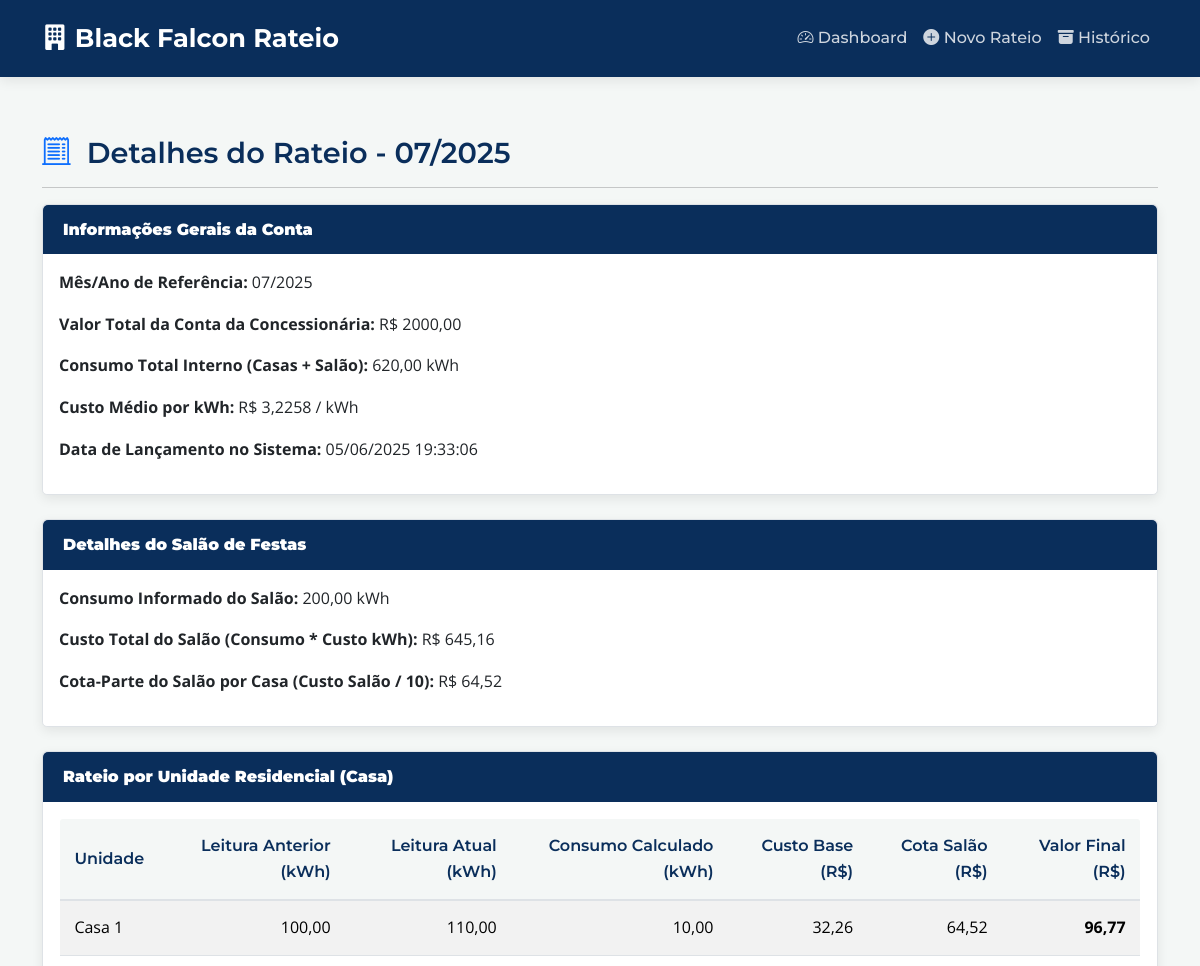
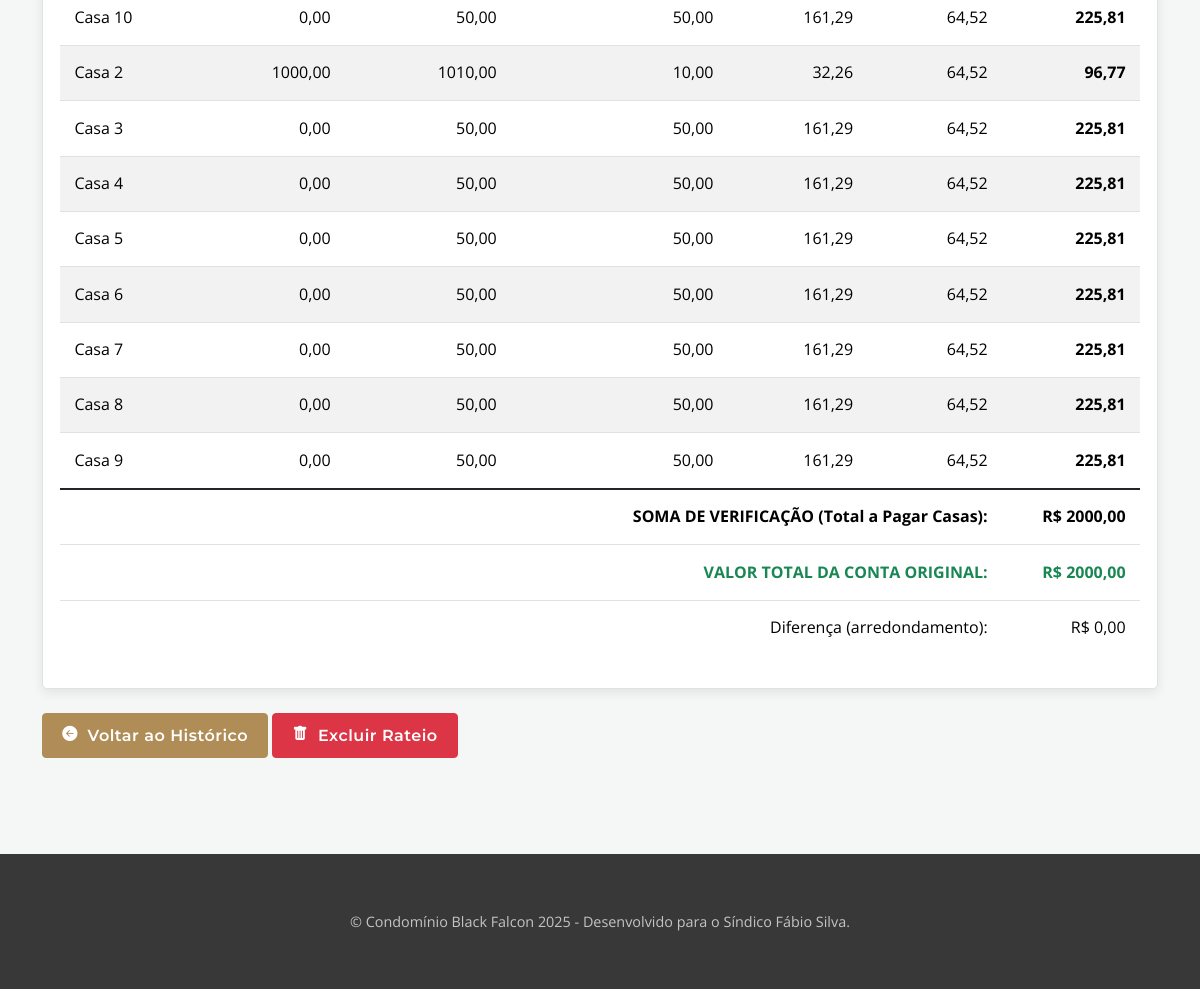
The app's page /rateio/ver/1 with its own data (2 pictures, top to bottom).
### tables this page shows
CREATE TABLE Contas (
    id INTEGER PRIMARY KEY AUTOINCREMENT,
    mes_referencia INTEGER NOT NULL,
    ano_referencia INTEGER NOT NULL,
    valor_total_reais REAL NOT NULL,
    consumo_total_interno_kwh REAL,
    custo_medio_kwh REAL,
    custo_total_salao_reais REAL,
    cota_salao_por_casa_reais REAL,
    data_lancamento TIMESTAMP DEFAULT CURRENT_TIMESTAMP,
    UNIQUE(mes_referencia, ano_referencia)
);

CREATE TABLE DetalhesRateioUnidade (
    id INTEGER PRIMARY KEY AUTOINCREMENT,
    conta_id INTEGER NOT NULL,
    unidade_id INTEGER NOT NULL,
    leitura_anterior_kwh REAL, -- NOVA COLUNA (para casas)
    leitura_atual_kwh REAL,    -- NOVA COLUNA (para casas, para salão é o consumo direto)
    consumo_kwh REAL NOT NULL, -- Consumo calculado para casas, ou direto para salão
    custo_direto_reais REAL,
    valor_final_reais REAL,
    FOREIGN KEY (conta_id) REFERENCES Contas (id),
    FOREIGN KEY (unidade_id) REFERENCES Unidades (id)
);

CREATE TABLE Unidades (
    id INTEGER PRIMARY KEY AUTOINCREMENT,
    nome TEXT NOT NULL UNIQUE,
    tipo TEXT NOT NULL, -- 'casa' ou 'salao_festas'
    ultima_leitura_kwh REAL DEFAULT 0 -- NOVA COLUNA: Armazena a última leitura do medidor para casas
);

### app.py (the view)
@app.route('/rateio/ver/<int:id_rateio>')
def ver_rateio(id_rateio):
    conta = db.query_db("SELECT * FROM Contas WHERE id = ?", (id_rateio,), one=True)
    if not conta:
        flash('Rateio não encontrado.', 'danger')
        return redirect(url_for('historico'))
    detalhes = db.query_db("""
        SELECT du.*, u.nome as unidade_nome, u.tipo as unidade_tipo
        FROM DetalhesRateioUnidade du
        JOIN Unidades u ON du.unidade_id = u.id
        WHERE du.conta_id = ?
        ORDER BY u.tipo, u.nome
    """, (id_rateio,))
    detalhes_casas = [d for d in detalhes if d['unidade_tipo'] == 'casa']
    detalhe_salao = next((d for d in detalhes if d['unidade_tipo'] == 'salao_festas'), None)
    soma_verificacao = sum(d['valor_final_reais'] for d in detalhes_casas)
    return render_template('ver_rateio.html', conta=conta, detalhes_casas=detalhes_casas, detalhe_salao=detalhe_salao, soma_verificacao=soma_verificacao)

### app.py (called while the page is built)
@app.context_processor
def inject_now():
    return {'now': datetime.utcnow()}

### database.py (called while the page is built)
def convert_timestamp(val):
    return datetime.fromisoformat(val.decode()) # .decode() é importante aqui

def get_db_connection():
    os.makedirs(INSTANCE_FOLDER_PATH, exist_ok=True)
    conn = sqlite3.connect(DATABASE_PATH, detect_types=sqlite3.PARSE_DECLTYPES|sqlite3.PARSE_COLNAMES)
    conn.row_factory = sqlite3.Row # Permite acessar colunas por nome
    return conn

def query_db(query, args=(), one=False):
    conn = get_db_connection()
    cur = conn.execute(query, args)
    rv = cur.fetchall()
    conn.close()
    return (rv[0] if rv else None) if one else rv

### templates/ver_rateio.html (shortened to what this page needs)
{% extends "layout.html" %}
{% block content %}
<h2><i class="bi bi-receipt-cutoff text-primary"></i> Detalhes do Rateio - {{ "%02d"|format(conta.mes_referencia) }}/{{ conta.ano_referencia }}</h2>
<hr>
<div class="card mb-4">
    <div class="card-header">
        <strong>Informações Gerais da Conta</strong>
    </div>
    <div class="card-body">
        <p><strong>Mês/Ano de Referência:</strong> {{ "%02d"|format(conta.mes_referencia) }}/{{ conta.ano_referencia }}</p>
        <p><strong>Valor Total da Conta da Concessionária:</strong> R$ {{ "%.2f"|format(conta.valor_total_reais)|replace('.', ',') }}</p>
        <p><strong>Consumo Total Interno (Casas + Salão):</strong> {{ "%.2f"|format(conta.consumo_total_interno_kwh or 0)|replace('.', ',') }} kWh</p>
        <p><strong>Custo Médio por kWh:</strong> R$ {{ "%.4f"|format(conta.custo_medio_kwh or 0)|replace('.', ',') }} / kWh</p>
        <p><strong>Data de Lançamento no Sistema:</strong> {{ conta.data_lancamento.strftime('%d/%m/%Y %H:%M:%S') if conta.data_lancamento else 'N/A' }}</p>
    </div>
</div>
{% if detalhe_salao %}
<div class="card mb-4">
    <div class="card-header">
        <strong>Detalhes do Salão de Festas</strong>
    </div>
    <div class="card-body">
        <p><strong>Consumo Informado do Salão:</strong> {{ "%.2f"|format(detalhe_salao.consumo_kwh or 0)|replace('.', ',') }} kWh</p>
        <p><strong>Custo Total do Salão (Consumo * Custo kWh):</strong> R$ {{ "%.2f"|format(conta.custo_total_salao_reais or 0)|replace('.', ',') }}</p>
        <p><strong>Cota-Parte do Salão por Casa (Custo Salão / 10):</strong> R$ {{ "%.2f"|format(conta.cota_salao_por_casa_reais or 0)|replace('.', ',') }}</p>
    </div>
</div>
{% endif %}
<div class="card mb-4">
    <div class="card-header">
        <strong>Rateio por Unidade Residencial (Casa)</strong>
    </div>
    <div class="card-body">
        <div class="table-responsive">
            <table class="table table-striped table-hover">
                <thead>
                    <tr>
                        <th>Unidade</th>
                        <th class="text-end">Leitura Anterior (kWh)</th>
                        <th class="text-end">Leitura Atual (kWh)</th>
                        <th class="text-end">Consumo Calculado (kWh)</th>
                        <th class="text-end">Custo Base (R$)</th>
                        <th class="text-end">Cota Salão (R$)</th>
                        <th class="text-end">Valor Final (R$)</th>
                    </tr>
                </thead>
                <tbody>
                    {% for casa in detalhes_casas %}
                    <tr>
                        <td>{{ casa.unidade_nome }}</td>
                        <td class="text-end">{{ "%.2f"|format(casa.leitura_anterior_kwh or 0)|replace('.', ',') }}</td>
                        <td class="text-end">{{ "%.2f"|format(casa.leitura_atual_kwh or 0)|replace('.', ',') }}</td>
                        <td class="text-end">{{ "%.2f"|format(casa.consumo_kwh or 0)|replace('.', ',') }}</td>
                        <td class="text-end">{{ "%.2f"|format(casa.custo_direto_reais or 0)|replace('.', ',') }}</td>
                        <td class="text-end">{{ "%.2f"|format(conta.cota_salao_por_casa_reais or 0)|replace('.', ',') }}</td>
                        <td class="text-end"><strong>{{ "%.2f"|format(casa.valor_final_reais or 0)|replace('.', ',') }}</strong></td>
                    </tr>
                    {% else %}
                    <tr>
                        <td colspan="7" class="text-center">Nenhum detalhe de casa encontrado para este rateio.</td>
                    </tr>
                    {% endfor %}
                </tbody>
                <tfoot>
                    <tr class="table-group-divider">
                        <td colspan="6" class="text-end"><strong>SOMA DE VERIFICAÇÃO (Total a Pagar Casas):</strong></td>
                        <td class="text-end"><strong>R$ {{ "%.2f"|format(soma_verificacao or 0)|replace('.', ',') }}</strong></td>
                    </tr>
                    <tr>
                        <td colspan="6" class="text-end fw-bold text-success">VALOR TOTAL DA CONTA ORIGINAL:</td>
                        <td class="text-end fw-bold text-success">R$ {{ "%.2f"|format(conta.valor_total_reais)|replace('.', ',') }}</td>
                    </tr>
                     <tr>
                        <td colspan="6" class="text-end">Diferença (arredondamento):</td>
                        <td class="text-end">R$ {{ "%.2f"|format(conta.valor_total_reais - soma_verificacao)|replace('.', ',') }}</td>
                    </tr>
                </tfoot>
            </table>
        </div>
    </div>
</div>
<div class="mt-4">
    <a href="{{ url_for('historico') }}" class="btn btn-secondary"><i class="bi bi-arrow-left-circle-fill"></i> Voltar ao Histórico</a>
    <form method="POST" action="{{ url_for('excluir_rateio', id_rateio=conta.id) }}" style="display: inline;" onsubmit="return confirm('Tem certeza que deseja excluir este rateio? Esta ação não pode ser desfeita.');">
        <button type="submit" class="btn btn-danger"><i class="bi bi-trash-fill"></i> Excluir Rateio</button>
    </form>
</div>
{% endblock %}

### static/css/style.css (style rules this page uses)
:root { --primary-color: #0A2E5B; --secondary-color: #B08D57; --light-bg-color: #f4f7f6; --white-color: #ffffff; --dark-text-color: #383838; --light-text-color: #f8f9fa; --border-color: #dee2e6; --font-primary: 'Montserrat', sans-serif; --font-secondary: 'Open Sans', sans-serif; --default-shadow: 0 4px 12px rgba(0, 0, 0, 0.08); --hover-shadow: 0 8px 20px rgba(0, 0, 0, 0.12); }
body { font-family: var(--font-secondary); color: var(--dark-text-color); background-color: var(--light-bg-color); padding-top: 80px; line-height: 1.6; }
h1, h2, h3, h4, h5, h6 { font-family: var(--font-primary); font-weight: 600; color: var(--primary-color); margin-bottom: 0.75rem; }
h2 { font-size: 1.8rem; }
a { color: var(--secondary-color); text-decoration: none; transition: color 0.2s ease-in-out; }
.card { border: 1px solid var(--border-color); border-radius: 0.3rem; box-shadow: var(--default-shadow); transition: box-shadow 0.3s ease-in-out; background-color: var(--white-color); margin-bottom: 1.5rem; }
.card-header { background-color: var(--primary-color); color: var(--white-color); font-family: var(--font-primary); font-weight: 600; padding: 0.75rem 1.25rem; border-bottom: 1px solid darken(var(--primary-color), 5%); border-top-left-radius: calc(0.3rem - 1px); border-top-right-radius: calc(0.3rem - 1px); }
.btn { font-family: var(--font-primary); font-weight: 600; padding: 0.6rem 1.2rem; border-radius: 0.25rem; transition: all 0.2s ease-in-out; letter-spacing: 0.5px; }
.btn-secondary { background-color: var(--secondary-color); border-color: var(--secondary-color); color: var(--white-color); }
.btn-danger { color: var(--white-color); }
.table { background-color: var(--white-color); border: 1px solid var(--border-color); border-radius: 0.25rem; overflow: hidden; }
.table thead th { font-family: var(--font-primary); background-color: var(--light-bg-color); color: var(--primary-color); font-weight: 600; border-bottom: 2px solid var(--border-color); padding: 0.9rem; vertical-align: middle; }
.table td { padding: 0.9rem; vertical-align: middle; }
h2 > i.bi { margin-right: 0.5rem; position: relative; top: -2px; }
.btn i.bi { margin-right: 0.3rem; font-size: 0.95em; position: relative; top: -1px; }

### templates/layout.html (style rules this page uses)
.table th.text-end, .table td.text-end { text-align: right !important; }

### records on screen
Contas: mes_referencia "07", ano_referencia "2025", valor_total_reais "2000,00", consumo_total_interno_kwh "620,00", custo_medio_kwh "3,2258", data_lancamento "05/06/2025 19:33:06", custo_total_salao_reais "645,16", cota_salao_por_casa_reais "64,52", valor_total_reais "0,00"
DetalhesRateioUnidade: consumo_kwh "200,00"
DetalhesRateioUnidade: unidade_nome "Casa 1", leitura_anterior_kwh "100,00", leitura_atual_kwh "110,00", consumo_kwh "10,00", custo_direto_reais "32,26", valor_final_reais "96,77"
DetalhesRateioUnidade: unidade_nome "Casa 10", leitura_anterior_kwh "0,00", leitura_atual_kwh "50,00", consumo_kwh "50,00", custo_direto_reais "161,29", valor_final_reais "225,81"
DetalhesRateioUnidade: unidade_nome "Casa 2", leitura_anterior_kwh "1000,00", leitura_atual_kwh "1010,00", consumo_kwh "10,00", custo_direto_reais "32,26", valor_final_reais "96,77"
DetalhesRateioUnidade: unidade_nome "Casa 3", leitura_anterior_kwh "0,00", leitura_atual_kwh "50,00", consumo_kwh "50,00", custo_direto_reais "161,29", valor_final_reais "225,81"
DetalhesRateioUnidade: unidade_nome "Casa 4", leitura_anterior_kwh "0,00", leitura_atual_kwh "50,00", consumo_kwh "50,00", custo_direto_reais "161,29", valor_final_reais "225,81"
DetalhesRateioUnidade: unidade_nome "Casa 5", leitura_anterior_kwh "0,00", leitura_atual_kwh "50,00", consumo_kwh "50,00", custo_direto_reais "161,29", valor_final_reais "225,81"
DetalhesRateioUnidade: unidade_nome "Casa 6", leitura_anterior_kwh "0,00", leitura_atual_kwh "50,00", consumo_kwh "50,00", custo_direto_reais "161,29", valor_final_reais "225,81"
DetalhesRateioUnidade: unidade_nome "Casa 7", leitura_anterior_kwh "0,00", leitura_atual_kwh "50,00", consumo_kwh "50,00", custo_direto_reais "161,29", valor_final_reais "225,81"
DetalhesRateioUnidade: unidade_nome "Casa 8", leitura_anterior_kwh "0,00", leitura_atual_kwh "50,00", consumo_kwh "50,00", custo_direto_reais "161,29", valor_final_reais "225,81"
DetalhesRateioUnidade: unidade_nome "Casa 9", leitura_anterior_kwh "0,00", leitura_atual_kwh "50,00", consumo_kwh "50,00", custo_direto_reais "161,29", valor_final_reais "225,81"

### other values on screen
{{ "%.2f"|format(soma_verificacao or 0)|replace('.', ',') }} "2000,00"
